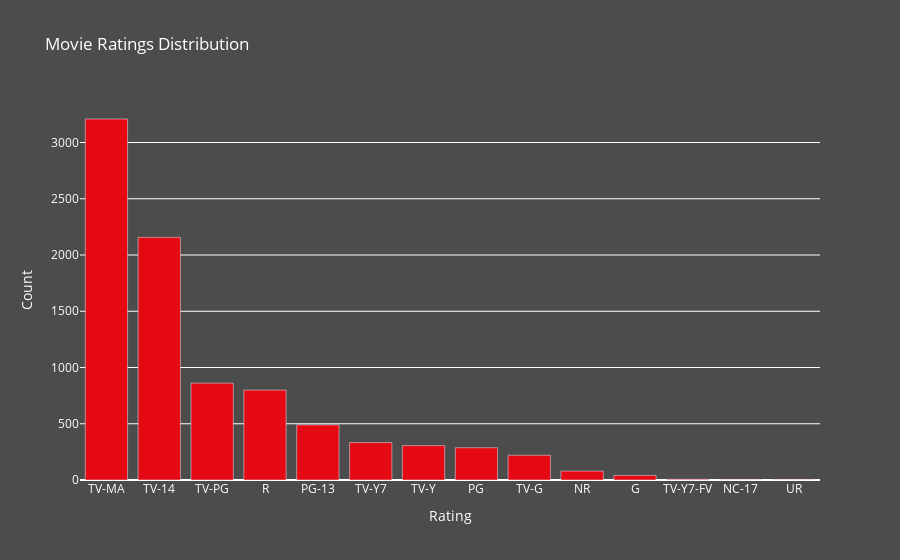

Notebook code for this chart:
### Code cell
ratings = list(df['rating'].value_counts().index)
rating_counts = list(df['rating'].value_counts().values)

fig = go.Figure(data=[go.Bar(
    x=ratings,
    y=rating_counts,
    marker_color='#E50914'
)])

fig.update_layout(
    title='Movie Ratings Distribution',
    xaxis_title='Rating',
    yaxis_title='Count',
    plot_bgcolor='rgba(0, 0, 0, 0)',
    paper_bgcolor='rgba(0, 0, 0, 0.7)',
    font=dict(
        color='white'
    )
)

fig.show()

### Figure 1 — Plotly figure (JSON) as saved in the notebook; plotly's stock layout.template omitted (floating-point values rounded to 4 significant figures)
{"data": [{"marker": {"color": "#E50914"}, "type": "bar", "x": ["TV-MA", "TV-14", "TV-PG", "R", "PG-13", "TV-Y7", "TV-Y", "PG", "TV-G", "NR", "G", "TV-Y7-FV", "NC-17", "UR"], "y": [3209, 2157, 861, 799, 490, 333, 306, 287, 220, 79, 41, 6, 3, 3]}], "layout": {"font": {"color": "white"}, "paper_bgcolor": "rgba(0, 0, 0, 0.7)", "plot_bgcolor": "rgba(0, 0, 0, 0)", "title": {"text": "Movie Ratings Distribution"}, "xaxis": {"title": {"text": "Rating"}}, "yaxis": {"title": {"text": "Count"}}}}
